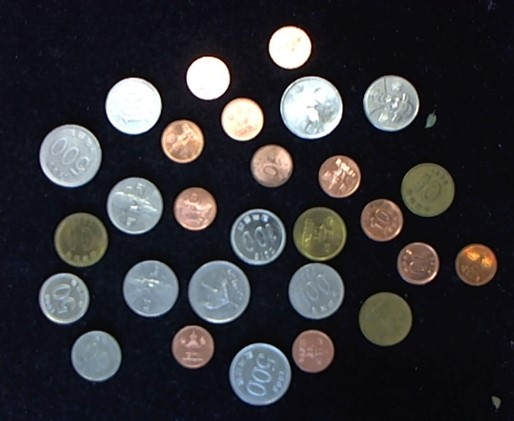
#> input picture assignment/images/coins.jpg, 514 x 421 px
$ python 4-1.py
#> lines starting #> are read from the running program, lines starting #| are printed output that depends on the picture
import cv2

src = cv2.imread('images/coins.jpg')
#> src is the input picture: shape (421, 514, 3); mean B, G, R 55.4, 51.1, 51.6


# 흑백 영상으로 변환(원을 검출하기 위해)
gray = cv2.cvtColor(src, cv2.COLOR_BGR2GRAY)
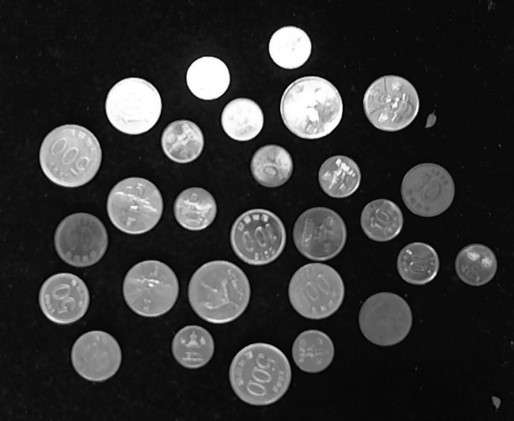
#> gray: shape (421, 514); min 0, max 255, mean 51.7

# 허프 변환 함수가 노이즈에 민감하기 때문에 가우시안 블러로 노이즈 제거
blr = cv2.GaussianBlur(gray, (0, 0), 1)

# 허프 변환 원 검출
# 트랙바를 이용한 테스트로 파라미터 값 결정
circles = cv2.HoughCircles(blr, cv2.HOUGH_GRADIENT, 1, 50,
                           param1=150, param2=40, minRadius=20, maxRadius=80)
#> circles = 28 rows, first 8: [310.5, 107.5, 30.8], [257.5, 236.5, 28], [390.5, 102.5, 27.4], [260.5, 373.5, 30.8], [134.5, 204.5, 27.9], [150.5, 287.5, 27.7], [427.5, 189.5, 26.3], [70.5, 155.5, 31.6]

# 원 검출 결과 및 동전 금액 출력
sum_of_money = 0
dst = src.copy()
if circles is not None:  # 원이 검출 됬으면
    for i in range(circles.shape[1]):  # 원의 개수 만큼 반복문
        cx, cy, radius = circles[0][i]  # 중심좌표, 반지름 정보 얻기
#> (the run stopped early here; a loop or call above may not have finished)
